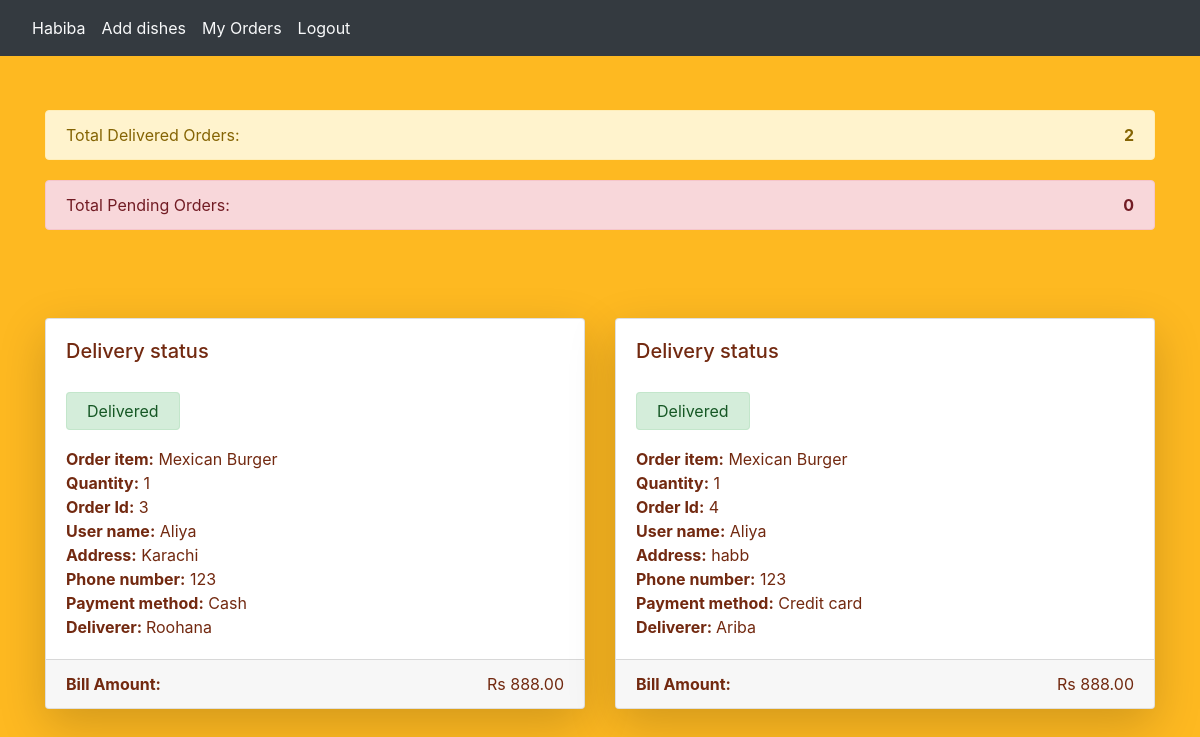
Screenshot of /seller/orders (signed in) with the database file from the repository.
### user/models.py (models this page shows, shortened)
class User(AbstractUser):
    USER_TYPE_CHOICES = (
        (1, 'customer'),
        (2, 'seller'),
        (3, 'deliverer'),
        (4, 'admin'),
    )
    username = None
    user_type = models.PositiveSmallIntegerField(choices = USER_TYPE_CHOICES)
    email = models.EmailField(_('email address'), unique=True)
    USERNAME_FIELD = 'email'
    REQUIRED_FIELDS = []
    objects = UserManager()

### cart/models.py (models this page shows, shortened)
class Order(models.Model):
    user = models.ForeignKey(User, on_delete = models.CASCADE)
    order_items = models.ForeignKey(Order_Items, on_delete=models.CASCADE)
    address = models.CharField(max_length = 100)
    phone_number = models.PositiveSmallIntegerField()
    total = models.DecimalField( max_digits = 20, decimal_places = 2 )
    deliverer = models.ForeignKey(Deliverer, on_delete=models.CASCADE)
    note = models.CharField(max_length = 200, default="none")
    payment = models.PositiveSmallIntegerField(choices=payment_choice, default=1)
    status = models.BooleanField(default=False)

class Order_Items(models.Model):
    product = models.ForeignKey(Product, on_delete = models.CASCADE, null = True, blank = True)
    quantity = models.PositiveSmallIntegerField(default = 1)
    cart = models.ForeignKey(Cart, on_delete=models.CASCADE, null = True, blank = True)
    total = models.DecimalField( max_digits = 20, decimal_places = 2 , default=0)

class Product(models.Model):
    dish = models.ForeignKey(Dish, on_delete = models.CASCADE)

### seller/models.py (models this page shows, shortened)
class Dish(models.Model):
    restaurant = models.ForeignKey(Restaurant, on_delete=models.CASCADE)
    name = models.CharField(max_length=64)
    summary = models.CharField(max_length=250)
    nationality = models.PositiveSmallIntegerField(choices=Restaurant_category, default=1)
    no_of_serving = models.PositiveSmallIntegerField()
    picture = models.CharField(max_length=64)
    category = models.PositiveSmallIntegerField(choices=Dish_category, default=1)
    glutten_free = models.BooleanField(default=False)
    customizable = models.BooleanField(default=False)
    seller = models.ForeignKey(Seller, on_delete=models.CASCADE, related_name="cooks")
    price = models.FloatField()
    picture = models.ImageField(upload_to='dishes/%Y/%m/%d', max_length=255, blank=True, null=True)

### deliverer/models.py (models this page shows, shortened)
class Deliverer(models.Model):
    user = models.OneToOneField(settings.AUTH_USER_MODEL, on_delete=models.CASCADE, primary_key=True)
    vehicle_number = models.CharField(max_length = 20)
    phone_number = models.PositiveSmallIntegerField()

### seller/views.py (the view)
# urls.py: path("orders", views.display_orders, name="display_orders")
def display_orders(request):
    orders = Order.objects.filter(order_items__product__dish__seller__user = request.user)
    delivered = orders.filter(status=True).count()
    pending = orders.filter(status=False).count()
    context = {
        "orders": orders,
        "delivered": delivered,
        "pending": pending
    }
    return render(request, "seller/dashboard.html", context)

### seller/templates/seller/dashboard.html
{% extends "seller/layout.html"%}
{% load static %}
{% block content %}
<div class="alert alert-warning" style="margin-top: 110px;" role="alert">
  Total Delivered Orders: <span class="float-right"><b>{{delivered}}</b></span>
</div>
<div class="alert alert-danger" style="margin-top: 20px;" role="alert">
  Total Pending Orders: <span class="float-right"><b>{{pending}}</b></span>
</div>
  <br>
  <br>
  <br>
  <div class="card-deck">
    {% for order in orders %}
        {% if forloop.counter|divisibleby:4 %}
        </div><br>
        <br>
        <br><div class="card-deck"><div class="card shadow-lg  rounded">
          <div class="card-body ">
            <h5 class="card-title">Delivery status</h5>
            <br>
            {% if not order.status %}
            <span class=" mx-auto alert alert-danger py-2 status" role="alert">
              Pending
            </span></h5>
            {% else %}
            <span class=" mx-auto alert alert-success py-2 status" role="alert">
              Delivered
            </span></h5>
          {% endif %}
            <br><br>
            <p class="card-text">
              <b>Order item:</b> {{ order.order_items.product.dish.name }}<br>
              <b>Quantity:</b> {{ order.order_items.quantity }}<br>
              <b>Order Id:</b> {{order.order_items.id }}<br>
              <b>User name:</b> {{ order.user.first_name }} <br>
              <b>Address:</b> {{ order.address }}<br>
              <b>Phone number:</b> {{ order.phone_number }}<br>
              <b>Payment method:</b> {{ order.get_payment_display }}<br>
              <b>Deliverer: </b> {{ order.deliverer.user.first_name }}<br>
            </p>
          </div>
          <div class="card-footer">
            <b>Bill Amount:</b> <span class="float-right"> Rs {{ order.order_items.total }}
          </div>
        </div>
        {% else %}
        <div class="card shadow-lg  rounded">
          <div class="card-body ">
            <h5 class="card-title">Delivery status</h5>
            <br>
            {% if not order.status %}
            <span class=" mx-auto alert alert-danger py-2 status" role="alert">
              Pending
            </span></h5>
            {% else %}
            <span class=" mx-auto alert alert-success py-2 status" role="alert">
              Delivered
            </span></h5>
          {% endif %}
            <br><br>
            <p class="card-text">
              <b>Order item:</b> {{ order.order_items.product.dish.name }}<br>
              <b>Quantity:</b> {{ order.order_items.quantity }}<br>
              <b>Order Id:</b> {{order.order_items.id }}<br>
              <b>User name:</b> {{ order.user.first_name }} <br>
              <b>Address:</b> {{ order.address }}<br>
              <b>Phone number:</b> {{ order.phone_number }}<br>
              <b>Payment method:</b> {{ order.get_payment_display }}<br>
              <b>Deliverer: </b> {{ order.deliverer.user.first_name }}<br>
            </p>
          </div>
          <div class="card-footer">
            <b>Bill Amount:</b> <span class="float-right"> Rs {{ order.order_items.total }}
          </div>
        </div>
        {% endif %}
        <br>
        <br>
        <br>
        {% endfor %}
      </div>
{% endblock %}

### seller/templates/seller/layout.html (shortened to what this page needs)
{% load static %}
<!DOCTYPE html>
<html lang="en">
    <head>
        <link rel="stylesheet" href="{% static 'seller/aribastyle.css' %}">
        <link rel="stylesheet" href="https://stackpath.bootstrapcdn.com/bootstrap/4.5.0/css/bootstrap.min.css"
>
        <link rel="stylesheet" href="https://use.fontawesome.com/releases/v5.0.8/css/all.css">
        <link rel="stylesheet" href="https://stackpath.bootstrapcdn.com/bootstrap/4.5.2/css/bootstrap.min.css">
        <link rel="stylesheet" href="https://cdnjs.cloudflare.com/ajax/libs/font-awesome/4.7.0/css/font-awesome.min.css">
    </head>
    <body class="overall container-md" style="background-color: #FEB921;color: #722910;">
        <nav class="navbar fixed-top container-fluid navbar-expand-lg navbar-light bg-dark">
        <div class="collapse navbar-collapse " id="navbarSupportedContent">
          <ul class="navbar-nav float-right mr-auto">
            {% if request.user.is_authenticated %}
            <li class="nav-item active ">
              <a class="nav-link text-light pl-0" href="{% url 'seller_index' %}">{{ request.user.first_name }}<span class="sr-only">(current)</span></a>
            </li>
            <li class="nav-item active">
                <a class="nav-link text-light " href="{% url 'additem' %}">Add dishes</a> <span class="sr-only">(current)</span></a>
              </li>
              <li class="nav-item active">
                <a class="nav-link text-light " href="{% url 'display_orders'%}">My Orders <span class="sr-only">(current)</span></a>
              </li>
              <li class="nav-item active">
                <a class="nav-link text-light " href="{% url 'logout_seller'%}">Logout<span class="sr-only">(current)</span></a>
              </li>
            {% endif %}
          </ul>
        </div>
    </nav>
    {% block content %}
        {% endblock %}
    </body>
</html>

### seller/static/seller/aribastyle.css (style rules this page uses)
.overall { background-color: #FEB921; }

### rows the page displays
User: user.first_name "Habiba"
Order: status "Delivered", order_items.product.dish.name "Mexican Burger", order_items.quantity "1", order_items.id "3", user.first_name "Aliya", address "Karachi", phone_number "123", payment "Cash", deliverer.user.first_name "Roohana", order_items.total "888.00"
Order: status "Delivered", order_items.product.dish.name "Mexican Burger", order_items.quantity "1", order_items.id "4", user.first_name "Aliya", address "habb", phone_number "123", payment "Credit card", deliverer.user.first_name "Ariba", order_items.total "888.00"

### other values shown
{{ delivered }} "2"
{{ pending }} "0"
